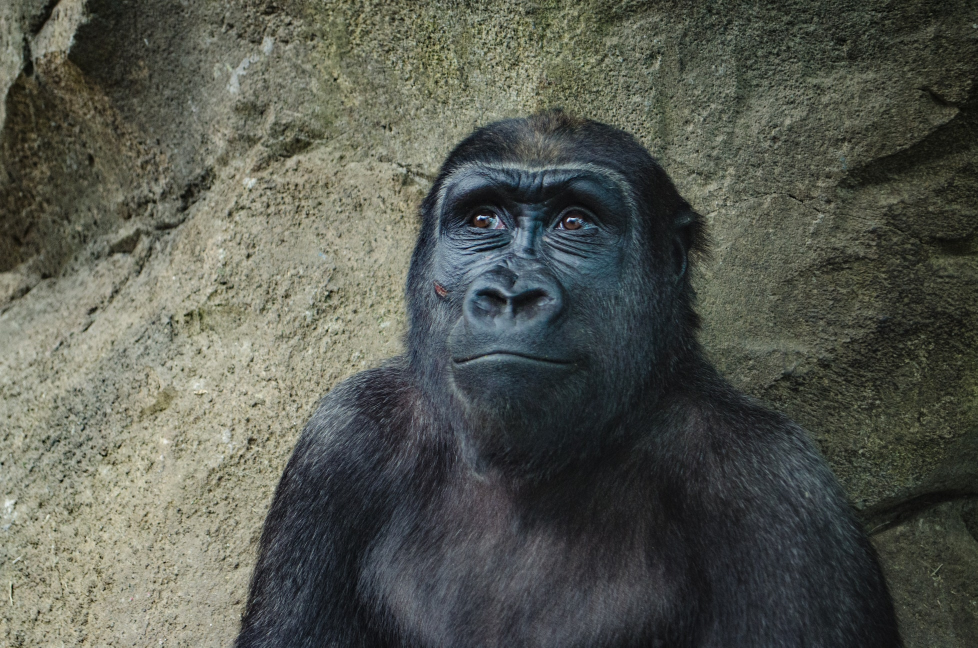
#> input picture COMPUTER_VISION/gorilla.jpg, 1955 x 1295 px (shown at 1/2 size)
$ jupyter execute gorilla_masking_equalizaion.ipynb   (shell and % lines are left out)
#> lines starting #> are read from the running program, lines starting #| are printed output that depends on the picture
[cell 1]
import cv2
import numpy as np
import matplotlib.pyplot as plt

[cell 2]
gorilla1=cv2.imread('gorilla.jpg')
#> gorilla1 is the input picture: shape (1295, 1955, 3); mean B, G, R 80.4, 88.9, 86
show_gorilla=cv2.cvtColor(gorilla1,cv2.COLOR_BGR2RGB)

[cell 3]
plt.imshow(show_gorilla)

[cell 4]
img=gorilla1

[cell 5]
img.shape
#> Out = (1295, 1955, 3)

[cell 6]
#create a mask
mask=np.zeros(img.shape[:2],np.uint8)
mask[250:550,800:1250]=255

[cell 7]
print(mask.dtype)#check mask datatype
mask=mask.astype('uint8')#convert mask to uint8 if necessary

[cell 8]
show_rainbow_resized=cv2.resize(show_gorilla,(mask.shape[1],mask.shape[0]))

[cell 9]
plt.imshow(mask,cmap='gray')
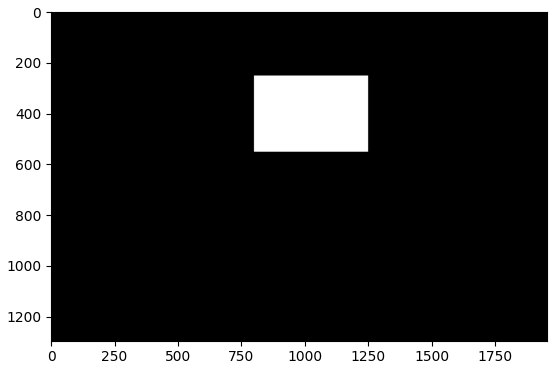
#> figure drawn by matplotlib, 1 panel

[cell 10]
show_gorilla_resized=cv2.resize(show_gorilla,(mask.shape[1],mask.shape[0]))
masked_img=cv2.bitwise_and(img,img,mask=mask)
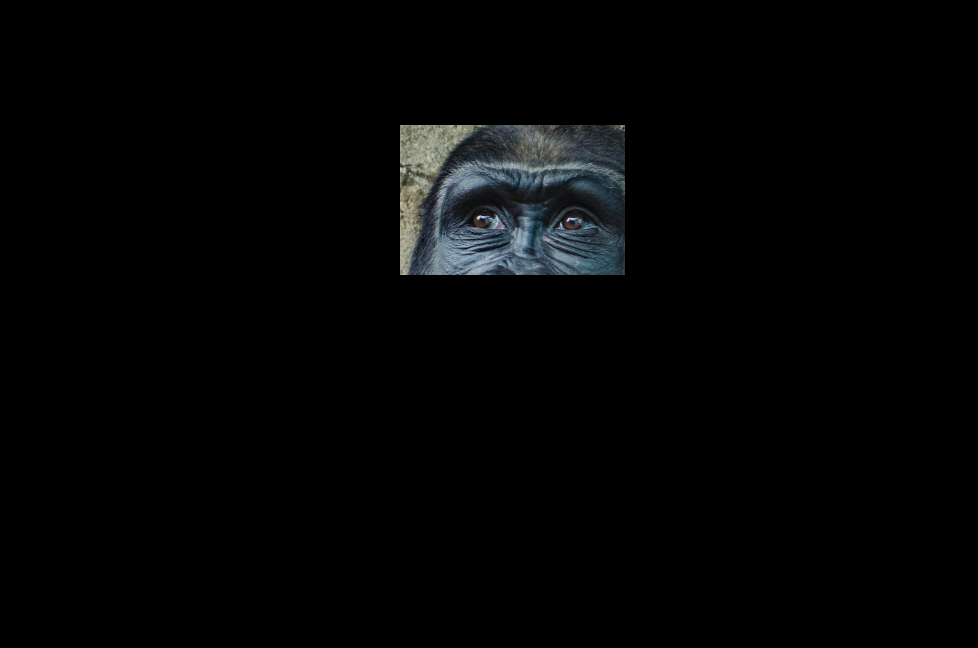
#> masked_img: shape (1295, 1955, 3) (shown at 1/2 size); mean B, G, R 4.7, 4.4, 3.9
show_masked_img=cv2.bitwise_and(show_gorilla_resized,show_gorilla_resized,mask=mask)

$ run again, with COMPUTER_VISION/00-puppy.jpg copied over COMPUTER_VISION/gorilla.jpg
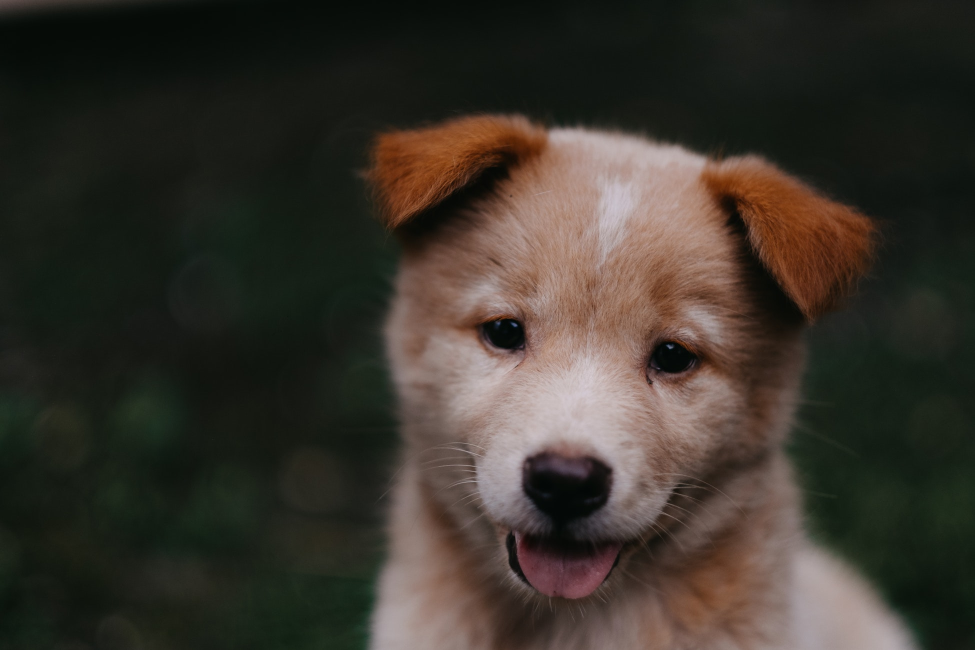
#> input picture COMPUTER_VISION/00-puppy.jpg, 1950 x 1300 px (shown at 1/2 size)
#> gorilla1 is the input picture: shape (1300, 1950, 3); mean B, G, R 43.8, 51.8, 57.3
#> `[cell 9] plt.imshow(mask,cmap='gray')`:
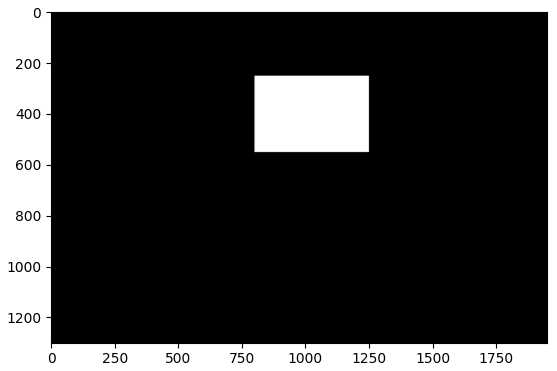
#> figure drawn by matplotlib, 1 panel
#> `masked_img=cv2.bitwise_and(img,img,mask=mask)`:
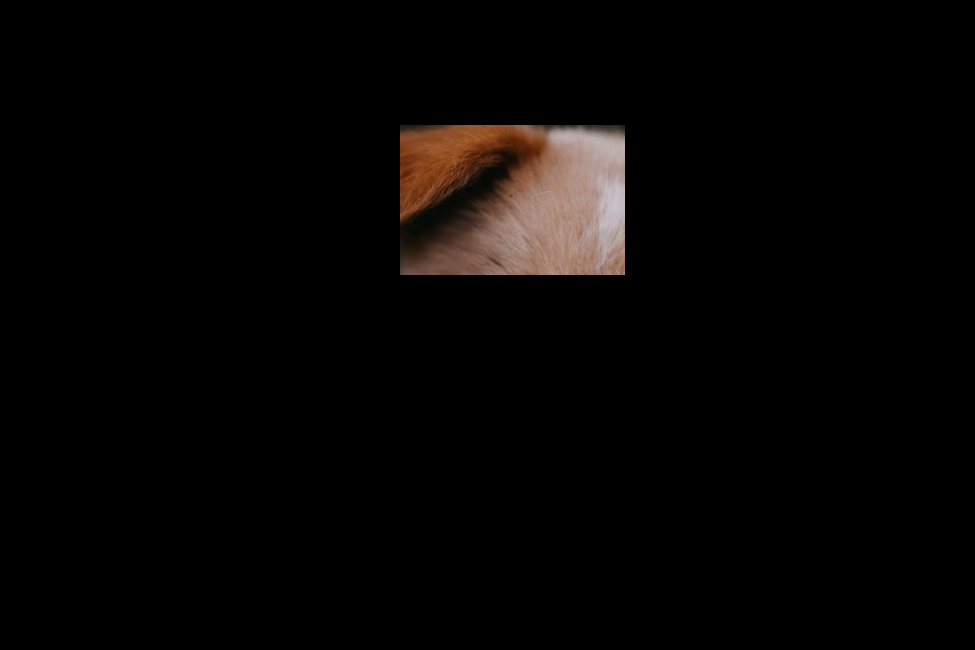
#> masked_img: shape (1300, 1950, 3) (shown at 1/2 size); mean B, G, R 4.2, 5.1, 6.8

$ run again, with COMPUTER_VISION/Nadia_Murad.jpg copied over COMPUTER_VISION/gorilla.jpg
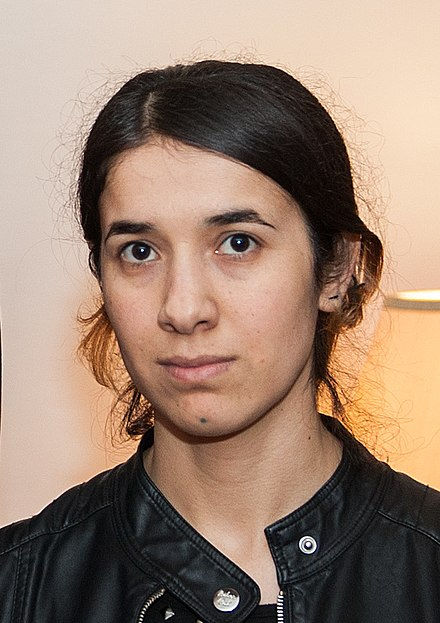
#> input picture COMPUTER_VISION/Nadia_Murad.jpg, 440 x 623 px
#> gorilla1 is the input picture: shape (623, 440, 3); mean B, G, R 112.7, 129.2, 153.8
#> `[cell 9] plt.imshow(mask,cmap='gray')`:
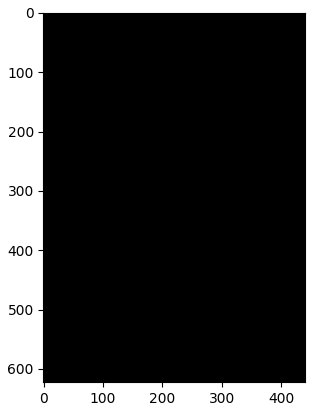
#> figure drawn by matplotlib, 1 panel
#> masked_img: shape (623, 440, 3); every value is 0
